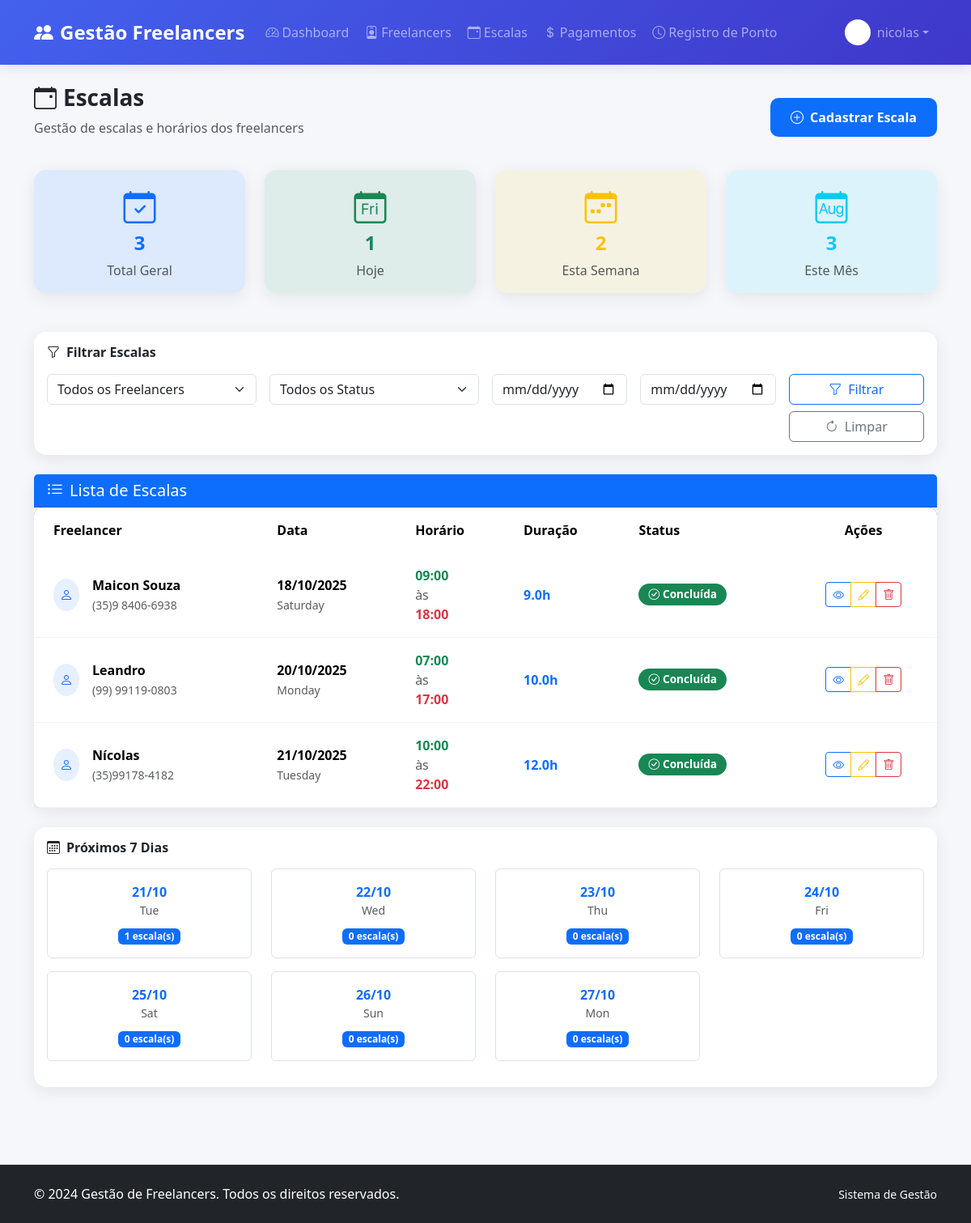
Before: /escalas/ (signed in) with the older database file.
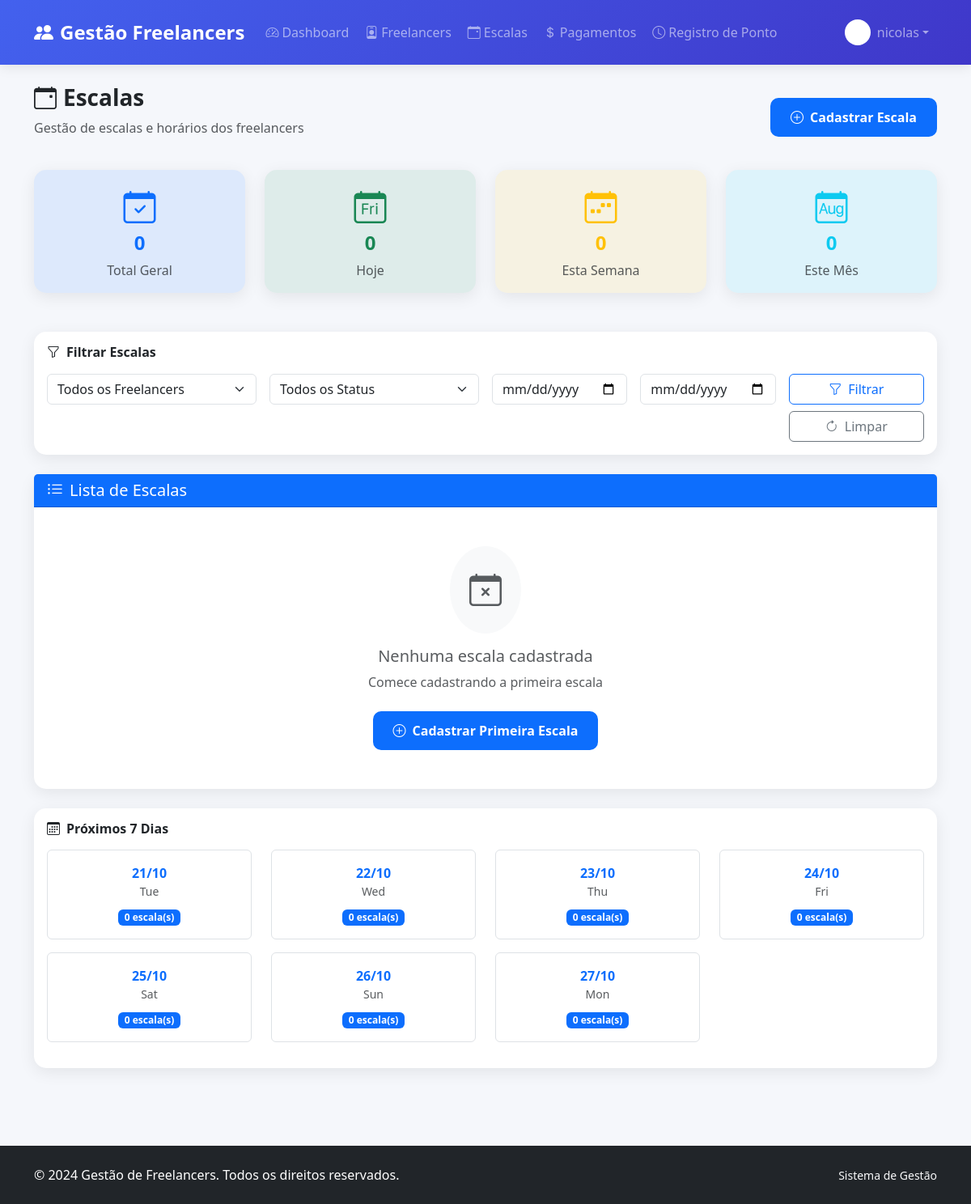
After: the same page with the newer database file.
### escalas/models.py (models this page shows, shortened)
class Escala(models.Model):
    freelancer = models.ForeignKey(Freelancer, on_delete=models.CASCADE)
    data = models.DateField()
    horario_inicio = models.TimeField()
    horario_fim = models.TimeField()
    @property
    def duracao(self):
        inicio = datetime.combine(date.today(), self.horario_inicio)
        fim = datetime.combine(date.today(), self.horario_fim)
        if fim < inicio:
            fim = datetime.combine(date.today(), self.horario_fim)
            fim = fim.replace(day=fim.day + 1)
        diferenca = fim - inicio
        horas = diferenca.total_seconds() / 3600
        return round(horas, 2)
    @property
    def status(self):
        agora = datetime.now()
        data_hora_inicio = datetime.combine(self.data, self.horario_inicio)
        data_hora_fim = datetime.combine(self.data, self.horario_fim)
        if data_hora_fim < data_hora_inicio:
            data_hora_fim = data_hora_fim.replace(day=data_hora_fim.day + 1)
        if agora < data_hora_inicio:
            return "Agendada"
        elif data_hora_inicio <= agora <= data_hora_fim:
            return "Em Andamento"
        else:
            return "Concluída"

### freelancers/models.py (models this page shows, shortened)
class Freelancer(models.Model):
    STATUS_CHOICES = [
        ('ativo', 'Ativo'),
        ('inativo', 'Inativo'),
        ('licenca', 'Licença'),
    ]
    nome = models.CharField(max_length=100)
    cpf = models.CharField(max_length=14, unique=True)
    contato = models.CharField(max_length=50)
    valor_hora = models.DecimalField(max_digits=6, decimal_places=2)
    status = models.CharField(max_length=10, choices=STATUS_CHOICES, default='ativo')

### escalas/views.py (the view)
# urls.py: path('', views.listar_escalas, name='listar_escalas'),
@login_required
def listar_escalas(request):
    if hasattr(request.user, 'perfilusuario') and request.user.perfilusuario.tipo == 'freelancer':
        return redirect('dashboard_freelancer')
    freelancer_filter = request.GET.get('freelancer', '')
    status_filter = request.GET.get('status', '')
    data_inicio = request.GET.get('data_inicio', '')
    data_fim = request.GET.get('data_fim', '')
    escalas = Escala.objects.all().order_by("data", "horario_inicio")
    if freelancer_filter:
        escalas = escalas.filter(freelancer_id=freelancer_filter)
    if data_inicio:
        escalas = escalas.filter(data__gte=data_inicio)
    if data_fim:
        escalas = escalas.filter(data__lte=data_fim)
    if status_filter:
        escalas_lista = []
        for escala in escalas:
            if escala.status == status_filter:
                escalas_lista.append(escala)
        escalas = escalas_lista  # Agora é uma lista, mas já aplicamos todos os filtros anteriores
    hoje = date.today()
    inicio_semana = hoje - timedelta(days=hoje.weekday())
    fim_semana = inicio_semana + timedelta(days=6)
    inicio_mes = hoje.replace(day=1)
    total_escalas = Escala.objects.count()
    escalas_hoje = Escala.objects.filter(data=hoje).count()
    escalas_semana = Escala.objects.filter(data__range=[inicio_semana, fim_semana]).count()
    escalas_mes = Escala.objects.filter(data__year=hoje.year, data__month=hoje.month).count()
    freelancers_ativos = Freelancer.objects.count()
    proximos_dias = []
    for i in range(7):
        dia = hoje + timedelta(days=i)
        total_dia = Escala.objects.filter(data=dia).count()
        proximos_dias.append({
            'data': dia,
            'total_escalas': total_dia
        })
    freelancers = Freelancer.objects.all()
    return render(request, "escalas/listar_escalas.html", {
        "escalas": escalas,
        "freelancers": freelancers,
        "total_escalas": total_escalas,
        "escalas_hoje": escalas_hoje,
        "escalas_semana": escalas_semana,
        "escalas_mes": escalas_mes,
        "freelancers_ativos": freelancers_ativos,
        "proximos_dias": proximos_dias,
        "freelancer_filter": freelancer_filter,
        "status_filter": status_filter,
        "data_inicio": data_inicio,
        "data_fim": data_fim,
    })

### escalas/templates/escalas/listar_escalas.html (shortened to what the changed rows need)
{% extends 'base.html' %}
{% block content %}
<div class="row">
    <div class="col-12">
        <div class="d-flex justify-content-between align-items-center mb-4">
            <div>
                <h1 class="h3 fw-bold text-dark">
                    <i class="bi bi-calendar-event me-2"></i>Escalas
                </h1>
            </div>
        </div>
        <div class="row mb-4">
            <div class="col-md-3">
                <div class="card card-custom bg-primary bg-opacity-10 border-primary">
                    <div class="card-body text-center">
                        <i class="bi bi-calendar-check text-primary fs-1 mb-2"></i>
                        <h4 class="text-primary fw-bold">{{ total_escalas }}</h4>
                        <p class="text-muted mb-0">Total Geral</p>
                    </div>
                </div>
            </div>
            <div class="col-md-3">
                <div class="card card-custom bg-success bg-opacity-10 border-success">
                    <div class="card-body text-center">
                        <i class="bi bi-calendar-day text-success fs-1 mb-2"></i>
                        <h4 class="text-success fw-bold">{{ escalas_hoje }}</h4>
                        <p class="text-muted mb-0">Hoje</p>
                    </div>
                </div>
            </div>
            <div class="col-md-3">
                <div class="card card-custom bg-warning bg-opacity-10 border-warning">
                    <div class="card-body text-center">
                        <i class="bi bi-calendar-week text-warning fs-1 mb-2"></i>
                        <h4 class="text-warning fw-bold">{{ escalas_semana }}</h4>
                        <p class="text-muted mb-0">Esta Semana</p>
                    </div>
                </div>
            </div>
            <div class="col-md-3">
                <div class="card card-custom bg-info bg-opacity-10 border-info">
                    <div class="card-body text-center">
                        <i class="bi bi-calendar-month text-info fs-1 mb-2"></i>
                        <h4 class="text-info fw-bold">{{ escalas_mes }}</h4>
                        <p class="text-muted mb-0">Este Mês</p>
                    </div>
                </div>
            </div>
        </div>
        <div class="card card-custom">
            <div class="card-body p-0">
                {% if escalas %}
                <div class="table-responsive">
                    <table class="table table-hover table-custom mb-0">
                        <thead>
                            <tr>
                                <th class="ps-4">Freelancer</th>
                                <th>Data</th>
                                <th>Horário</th>
                                <th>Duração</th>
                                <th>Status</th>
                                <th class="text-center">Ações</th>
                            </tr>
                        </thead>
                        <tbody>
                            {% for e in escalas %}
                            <tr>
                                <td class="ps-4">
                                    <div class="d-flex align-items-center">
                                        <div class="bg-primary bg-opacity-10 rounded-circle p-2 me-3">
                                            <i class="bi bi-person text-primary"></i>
                                        </div>
                                        <div>
                                            <strong>{{ e.freelancer.nome }}</strong>
                                            <br>
                                            <small class="text-muted">{{ e.freelancer.contato }}</small>
                                        </div>
                                    </div>
                                </td>
                                <td>
                                    <strong>{{ e.data|date:"d/m/Y" }}</strong>
                                    <br>
                                    <small class="text-muted">{{ e.data|date:"l" }}</small>
                                </td>
                                <td>
                                    <span class="fw-bold text-success">{{ e.horario_inicio|time:"H:i" }}</span>
                                    <br>
                                    <span class="text-muted">às</span>
                                    <br>
                                    <span class="fw-bold text-danger">{{ e.horario_fim|time:"H:i" }}</span>
                                </td>
                                <td>
                                    <span class="fw-bold text-primary">
                                        {{ e.duracao }}h
                                    </span>
                                </td>
                                <td>
                                    {% if e.status == "Concluída" %}
                                    <span class="badge bg-success status-badge">
                                        <i class="bi bi-check-circle me-1"></i>{{ e.status }}
                                    </span>
                                    {% elif e.status == "Em Andamento" %}
                                    <span class="badge bg-warning text-dark status-badge">
                                        <i class="bi bi-clock me-1"></i>{{ e.status }}
                                    </span>
                                    {% else %}
                                    <span class="badge bg-info status-badge">
                                        <i class="bi bi-calendar me-1"></i>{{ e.status }}
                                    </span>
                                    {% endif %}
                                </td>
                                <td class="text-center">
                                    <div class="btn-group">
                                        <a href="{% url 'visualizar_escala' e.id %}" class="btn btn-sm btn-outline-primary" title="Visualizar">
                                            <i class="bi bi-eye"></i>
                                        </a>
                                        <a href="{% url 'editar_escala' e.id %}" class="btn btn-sm btn-outline-warning" title="Editar">
                                            <i class="bi bi-pencil"></i>
                                        </a>
                                        <button type="button" class="btn btn-sm btn-outline-danger"
                                                title="Excluir"
                                                data-bs-toggle="modal"
                                                data-bs-target="#modalExcluir{{ e.id }}">
                                            <i class="bi bi-trash"></i>
                                        </button>
                                    </div>
                                </td>
                            </tr>
                            {% endfor %}
                        </tbody>
                    </table>
                </div>
                {% else %}
                <div class="text-center py-5">
                    <div class="bg-light rounded-circle d-inline-flex p-4 mb-3">
                        <i class="bi bi-calendar-x text-muted fs-1"></i>
                    </div>
                    <h5 class="text-muted">
                        {% if freelancer_filter or status_filter or data_inicio or data_fim %}
                        Nenhuma escala encontrada com os filtros aplicados
                        {% else %}
                        Nenhuma escala cadastrada
                        {% endif %}
                    </h5>
                    <p class="text-muted mb-4">
                        {% if freelancer_filter or status_filter or data_inicio or data_fim %}
                        Tente ajustar os filtros ou <a href="{% url 'listar_escalas' %}">limpar todos os filtros</a>
                        {% else %}
                        Comece cadastrando a primeira escala
                        {% endif %}
                    </p>
                    <a href="{% url 'cadastrar_escala' %}" class="btn btn-primary btn-custom">
                        <i class="bi bi-plus-circle me-2"></i>Cadastrar Primeira Escala
                    </a>
                </div>
                {% endif %}
            </div>
        </div>
        <div class="card card-custom mt-4">
            <div class="card-body">
                <div class="row">
                    {% for dia in proximos_dias %}
                    <div class="col-md-3 col-6 mb-3">
                        <div class="border rounded p-3 text-center">
                            <div class="fw-bold text-primary">{{ dia.data|date:"d/m" }}</div>
                            <small class="text-muted d-block">{{ dia.data|date:"D" }}</small>
                            <div class="mt-2">
                                <span class="badge bg-primary">{{ dia.total_escalas }} escala(s)</span>
                            </div>
                        </div>
                    </div>
                    {% endfor %}
                </div>
            </div>
        </div>
    </div>
</div>
{% endblock %}

Changed rows visible on the page:
removed Escala: freelancer.nome "Maicon Souza", freelancer.contato "(35)9 8406-6938", data "18/10/2025", data "Saturday", horario_inicio "09:00", horario_fim "18:00", duracao "9.0", status "Concluída"
removed Escala: freelancer.nome "Leandro", freelancer.contato "(99) 99119-0803", data "20/10/2025", data "Monday", horario_inicio "07:00", horario_fim "17:00", duracao "10.0", status "Concluída"
removed Escala: freelancer.nome "Nícolas", freelancer.contato "(35)99178-4182", data "21/10/2025", data "Tuesday", horario_inicio "10:00", horario_fim "22:00", duracao "12.0", status "Concluída"
Other visible differences:
{{ total_escalas }}: "3" → "0"
{{ escalas_hoje }}: "1" → "0"
{{ escalas_semana }}: "2" → "0"
{{ escalas_mes }}: "3" → "0"
text no longer shown: "Freelancer Data Horário Duração Status Ações"
text now shown: "Nenhuma escala cadastrada Comece cadastrando a primeira escala Cadastrar Primeira Escala"
new list line: "21/10 Tue 0 escala(s)"
list line gone: "21/10 Tue 1 escala(s)"
